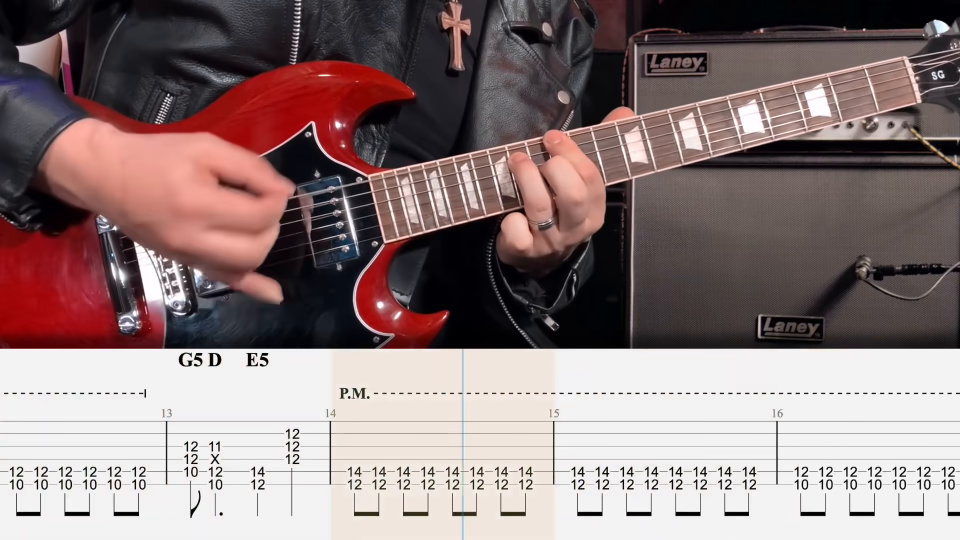
#> input picture promo/film/assets/video/bv19f_20.png, 1920 x 1080 px (shown at 1/2 size)
$ python -i engine.py   (imports and definitions only)
#> lines starting #> are read from the running program, lines starting #| are printed output that depends on the picture
"""Deterministic 2D motion-graphics engine for the promo film.

Pure Python: numpy + OpenCV + Pillow.  All drawing is a pure function of time,
so any frame can be rendered independently (and in parallel).

Conventions
-----------
* Canvas: RGB float32 in [0,1], shape (H, W, 3), top-left origin, sRGB.
* Sprite: RGBA float32 *premultiplied*, shape (h, w, 4).
* Colours are float32 triplets or '#rrggbb' strings.
"""

from __future__ import annotations

import math
from pathlib import Path

import cv2
import numpy as np
from PIL import Image, ImageDraw, ImageFont

import os as _os

_t = _os.environ.get("DSH_CV_THREADS")
# [1 line not run here, left out]

F32 = np.float32
ASSETS = Path(__file__).resolve().parent / "assets"
FONTS = ASSETS / "fonts"

# --------------------------------------------------------------------------- #
# colour & easing
# --------------------------------------------------------------------------- #


def hexc(h: str) -> np.ndarray:
    h = h.lstrip("#")
    return np.array([int(h[i : i + 2], 16) / 255.0 for i in (0, 2, 4)], F32)


def mix(a, b, t):
    t = float(np.clip(t, 0.0, 1.0))
    return a + (b - a) * t


def mixc(c1, c2, t):
    return mix(c1, c2, t)


def clamp(x, a=0.0, b=1.0):
    return a if x < a else (b if x > b else x)


def clamp01(x):
    return clamp(x, 0.0, 1.0)


def lerp(a, b, t):
    return a + (b - a) * t


def smoothstep(t):
    t = clamp01(t)
    return t * t * (3 - 2 * t)


def ease_in_quad(t):
    t = clamp01(t)
    return t * t


def ease_out_quad(t):
    t = clamp01(t)
    return 1 - (1 - t) * (1 - t)


def ease_in_cubic(t):
    t = clamp01(t)
    return t * t * t


# [4 lines left out: function ease_out_cubic, not called in this run]


def ease_in_out_cubic(t):
    t = clamp01(t)
    return 4 * t * t * t if t < 0.5 else 1 - (-2 * t + 2) ** 3 / 2


def ease_out_quint(t):
    t = clamp01(t)
    return 1 - (1 - t) ** 5


def ease_in_out_quint(t):
    t = clamp01(t)
    return 16 * t**5 if t < 0.5 else 1 - (-2 * t + 2) ** 5 / 2


def ease_out_expo(t):
    t = clamp01(t)
    return 1.0 if t >= 1 else 1 - 2 ** (-10 * t)


def ease_in_expo(t):
    t = clamp01(t)
    return 0.0 if t <= 0 else 2 ** (10 * t - 10)


def ease_out_back(t, s=1.70158):
    t = clamp01(t)
    return 1 + (s + 1) * (t - 1) ** 3 + s * (t - 1) ** 2


# [21 lines left out: functions spring, pulse, remap, not called in this run]


def beat_time(bpm=100.0):
    return 60.0 / bpm


# --------------------------------------------------------------------------- #
# sprite
# --------------------------------------------------------------------------- #


class Sprite:
    __slots__ = ("rgba", "pad")

    # [6 lines left out: function __init__, not called in this run]

    # -- geometry -------------------------------------------------------- #
    @property
    def w(self):
        return self.rgba.shape[1]

    @property
    def h(self):
        return self.rgba.shape[0]

    @property
    def size(self):
        return (self.w, self.h)

    @property
    def alpha(self):
        return self.rgba[..., 3:4]

    @property
    def rgb(self):
        return self.rgba[..., :3]

    def copy(self):
        return Sprite(self.rgba.copy())

    def cropped(self, x0, y0, x1, y1):
        return Sprite(self.rgba[y0:y1, x0:x1].copy())

    def scaled(self, w, h):
        interp = cv2.INTER_AREA if (w < self.w) else cv2.INTER_LINEAR
        return Sprite(cv2.resize(self.rgba, (int(w), int(h)), interpolation=interp))

    # [23 lines left out: functions tinted, with_opacity, flood, mask_to_sprite, not called in this run]


def blank(w, h):
    return Sprite(np.zeros((h, w, 4), F32))


# [18 lines left out: functions solid, from_uint8, not called in this run]


def from_float(img):
    return Sprite(img)


# [16 lines left out: functions load_image, _down, not called in this run]


_MASK_CACHE = {}


# [17 lines left out: function rounded_rect_mask, not called in this run]


def rect_mask(w, h, ss=2):
    return rounded_rect_mask(w, h, 0, ss)


def circle_mask(d, ss=3):
    return ellipse_mask(d, d, ss)


# [255 lines left out: functions ellipse_mask, ring_mask, polygon_mask, line_mask, mask_gradient, gradient_sprite and 8 more, not called in this run]


def blit_perspective(base, spr, quad, opacity=1.0, blend="over"):
    s2, x, y = perspective_sprite(spr, quad)
    return over(base, s2, x, y, opacity, blend)


# --------------------------------------------------------------------------- #
# filters
# --------------------------------------------------------------------------- #


# [48 lines left out: functions blur, blur_rgb, _blur_alpha, glow, shadow, drop_shadow, not called in this run]


def sharpen(img, amount=0.35, sigma=1.0):
    b = cv2.GaussianBlur(img, (0, 0), sigma)
    return img + (img - b) * amount


# --------------------------------------------------------------------------- #
# text
# --------------------------------------------------------------------------- #

FONT_FILES = {
    "serif": "NotoSerifSC-VF.ttf",
    "serif_bold": "NotoSerifSC-VF.ttf",
    "sans": "HarmonyOS_Sans_SC_Regular.ttf",
    "sans_bold": "HarmonyOS_Sans_SC_Bold.ttf",
    "mono": "consola.ttf",
    "mono_bold": "consolab.ttf",
    "hei": "simhei.ttf",
}
_FONT_CACHE: dict = {}


# [51 lines left out: functions font_path, load_font, _font_metrics, measure_text, text_mask, not called in this run]


_TEXT_CACHE = {}


def _cache_key(*args):
    return tuple(a if isinstance(a, (int, float, str, tuple, type(None))) else str(a) for a in args)


# [86 lines left out: functions text_sprite, gradient_text_sprite, rounded_rect, rounded_border, line_sprite, ellipse_sprite and 1 more, not called in this run]


def _down_rgba(arr, w, h):
    w, h = int(round(w)), int(round(h))
    return cv2.resize(arr, (w, h), interpolation=cv2.INTER_AREA)


# [44 lines left out: functions wrap_text, paragraph_sprite, not called in this run]


# --------------------------------------------------------------------------- #
# textures & fields
# --------------------------------------------------------------------------- #

_TEX_CACHE = {}


# [61 lines left out: functions noise_texture, paper_texture, tiled, not called in this run]


# --------------------------------------------------------------------------- #
# film look
# --------------------------------------------------------------------------- #

_VIG_CACHE = {}


# [48 lines left out: functions vignette_mask, apply_grade, halation, grain, bloom, not called in this run]


def light_pass(
    img,
    threshold=0.68,
    sigma=26,
    bloom_gain=0.14,
    halo_gain=0.06,
    halo_tint=(1.0, 0.55, 0.40),
    down=4,
):
    """Single low-frequency highlight pass: bloom + halation, computed cheaply."""
#> called with threshold = 0.68, sigma = 26, bloom_gain = 0.14, halo_gain = 0.06, halo_tint = (1, 0.55, 0.4), down = 4
    h, w = img.shape[:2]
#> h = 1080; w = 1920
    lum = img @ np.array([0.2126, 0.7152, 0.0722], F32)
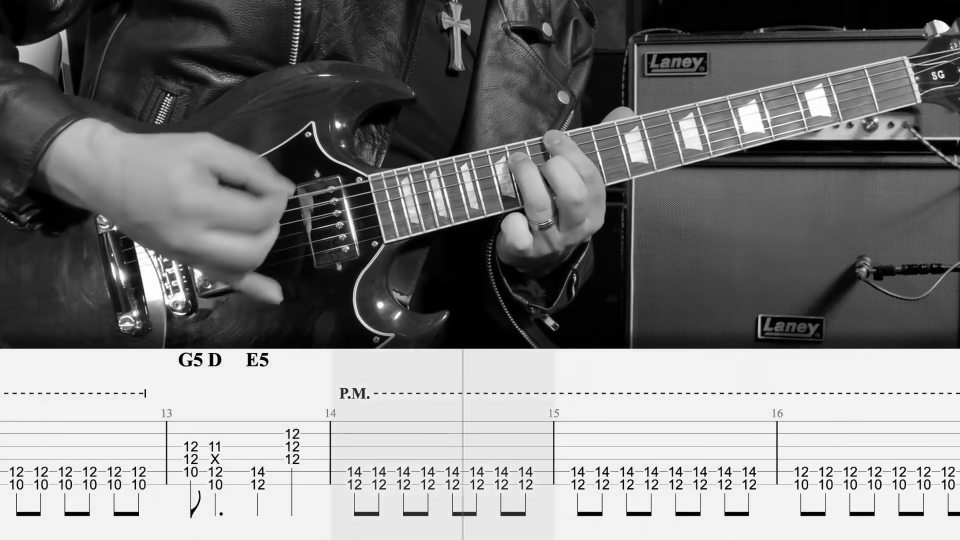
#> lum: shape (1080, 1920) float32 (shown at 1/2 size); min 0, max 255, mean 127.3
    dw, dh = max(8, w // down), max(8, h // down)
#> dw = 480; dh = 270
    small = cv2.resize(lum, (dw, dh), interpolation=cv2.INTER_AREA)
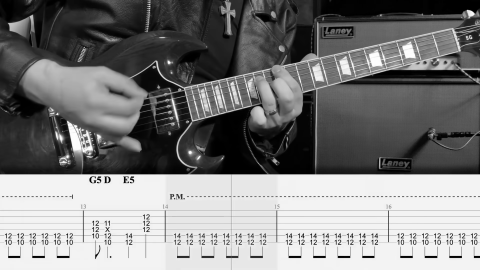
#> small: shape (270, 480) float32; min 0.144, max 254.7, mean 127.3
    hi = np.clip((small - threshold) / max(1e-3, 1 - threshold), 0, 1) ** 1.25
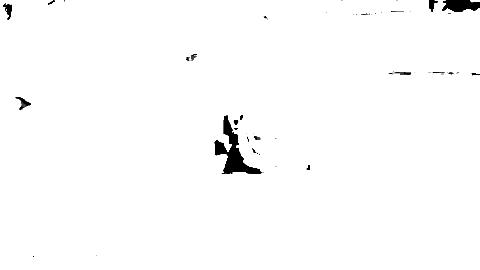
#> hi: shape (270, 480) float32; min 0, max 1, mean 0.987
    hi = cv2.GaussianBlur(hi, (0, 0), max(0.8, sigma / down))
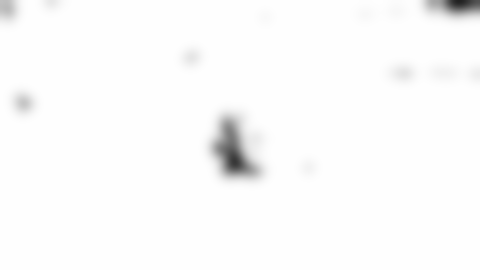
#> hi: shape (270, 480) float32; min 0.133, max 1, mean 0.987
    hi = cv2.resize(hi, (w, h), interpolation=cv2.INTER_LINEAR)[..., None]
#> hi: shape (1080, 1920, 1) float32
    out = img + hi * img * bloom_gain + hi * np.asarray(halo_tint, F32) * halo_gain
    return np.clip(out, 0, 1)
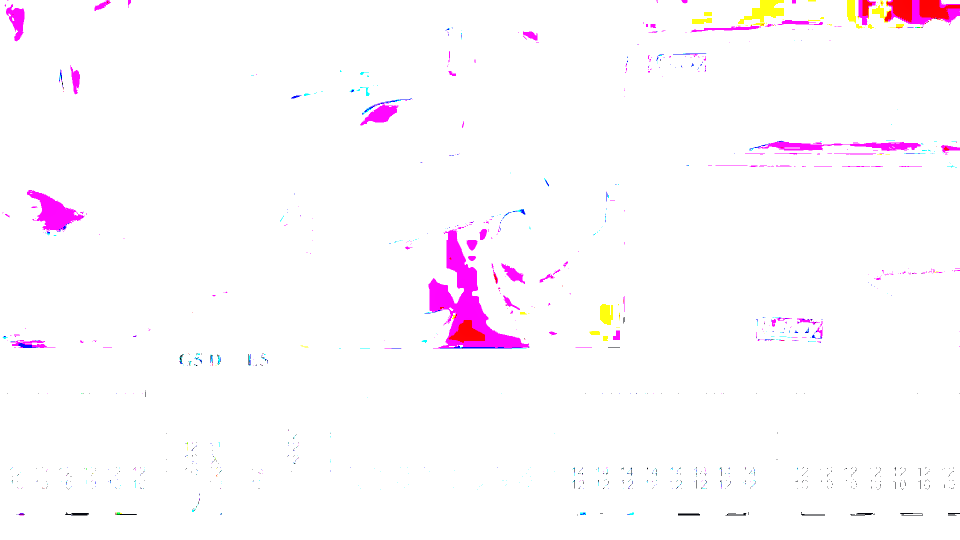
#> returned value: shape (1080, 1920, 3) float32 (shown at 1/2 size); mean of channels 0, 1, 2 0.993, 0.979, 0.997; drawn as B, G, R


def to_uint8(img):
    return (np.clip(img, 0, 1) * 255.0 + 0.5).astype(np.uint8)


# [45 lines left out: functions save_png, save_jpg, hstack_imgs, grid_imgs, not called in this run]

>>> import cv2
>>> picture = cv2.cvtColor(cv2.imread('assets/video/bv19f_20.png'), cv2.COLOR_BGR2RGB)
>>> result = light_pass(picture)

$ run again, on promo/film/assets/video/bv19f_60.png
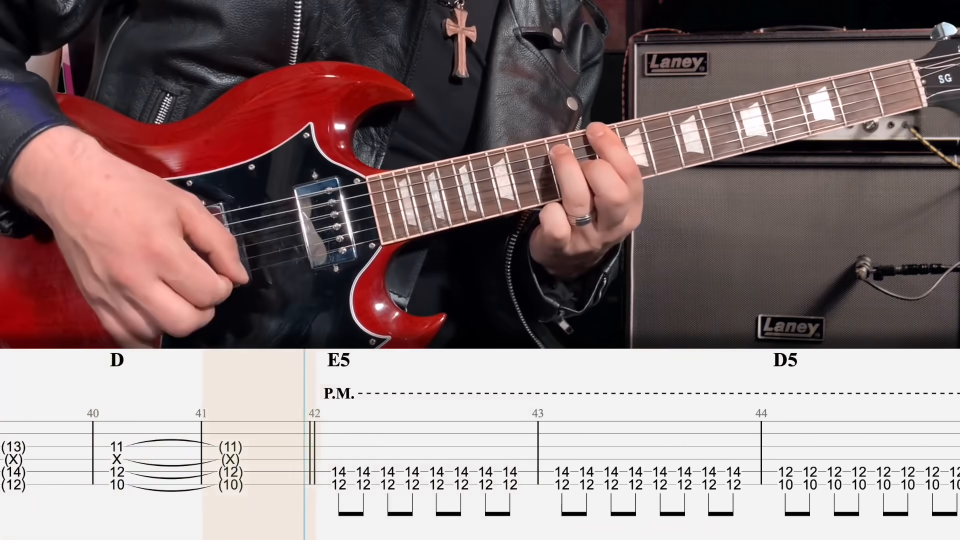
#> input picture promo/film/assets/video/bv19f_60.png, 1920 x 1080 px (shown at 1/2 size)
#> in light_pass, `small = cv2.resize(lum, (dw, dh), interpolation=cv2.INTER_AREA)`:
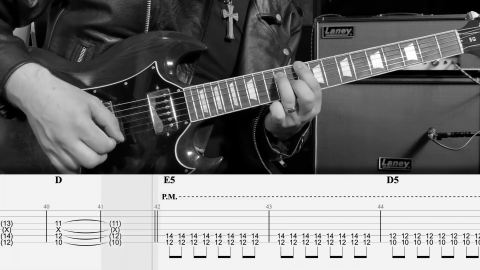
#> small: shape (270, 480) float32; min 0.0797, max 254.8, mean 127.9
#> in light_pass, `return np.clip(out, 0, 1)`:
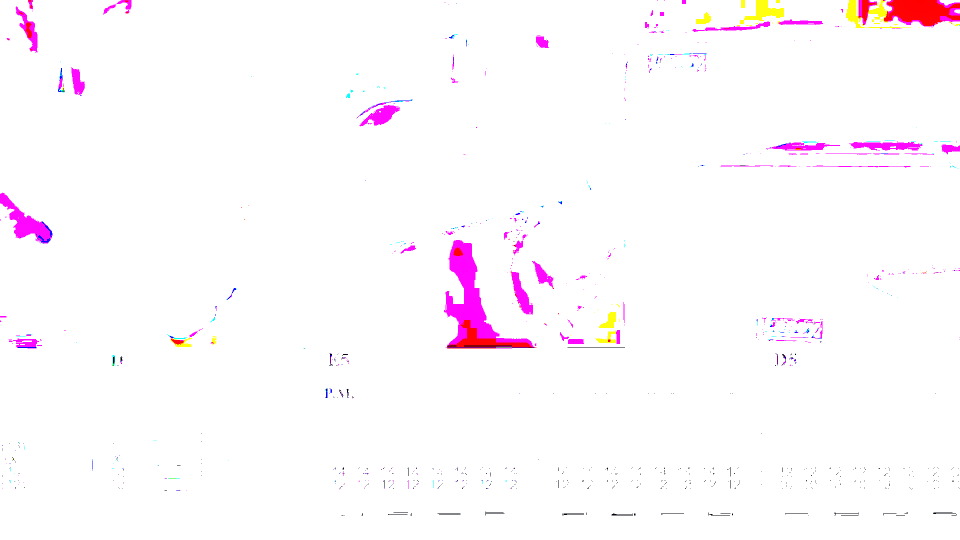
#> returned value: shape (1080, 1920, 3) float32 (shown at 1/2 size); mean of channels 0, 1, 2 0.992, 0.978, 0.998; drawn as B, G, R
